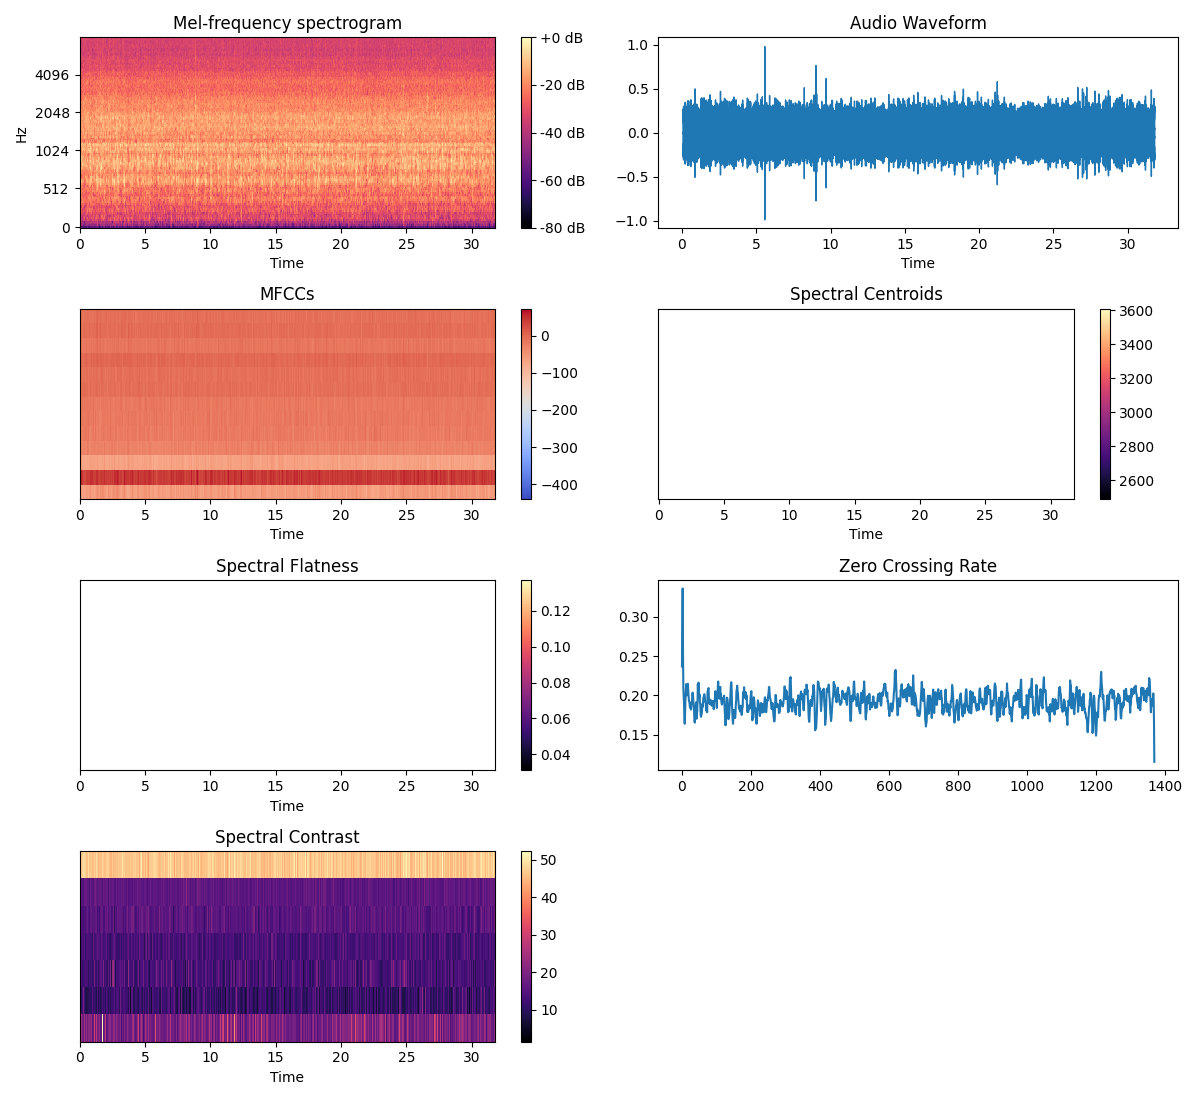

Generate this figure with Python:
import numpy as np
import librosa
import librosa.display
import matplotlib.pyplot as plt

# 加载音频文件
audio_path = 'D:/Content_Secu/task2/xm2512.wav'
y, sr = librosa.load(audio_path)

# 计算声谱图
S = librosa.feature.melspectrogram(y=y, sr=sr, n_mels=128, fmax=8000)
S_dB = librosa.power_to_db(S, ref=np.max)

# 计算MFCCs
mfccs = librosa.feature.mfcc(y=y, sr=sr, n_mfcc=13)

# 计算频谱质心
spectral_centroids = librosa.feature.spectral_centroid(y=y, sr=sr)

# 计算频谱平坦度
spectral_flatness = librosa.feature.spectral_flatness(y=y)

# 计算过零率
zero_crossing_rate = librosa.feature.zero_crossing_rate(y)

# 计算声谱能量
spectral_bandwidth = librosa.feature.spectral_bandwidth(y=y, sr=sr)

# 计算声谱对比度
spectral_contrast = librosa.feature.spectral_contrast(y=y, sr=sr)

# 计算声谱滚降点
spectral_rolloff = librosa.feature.spectral_rolloff(y=y, sr=sr)

# 绘图展示特征
plt.figure(figsize=(12, 11))

# 绘制声谱图
plt.subplot(4, 2, 1)
librosa.display.specshow(S_dB, sr=sr, x_axis='time', y_axis='mel', fmax=8000)
plt.colorbar(format='%+2.0f dB')
plt.title('Mel-frequency spectrogram')

# 绘制波形
plt.subplot(4, 2, 2)
librosa.display.waveshow(y, sr=sr)
plt.title('Audio Waveform')

# 绘制MFCCs
plt.subplot(4, 2, 3)
librosa.display.specshow(mfccs, sr=sr, x_axis='time')
plt.colorbar()
plt.title('MFCCs')

# 绘制频谱质心
plt.subplot(4, 2, 4)
librosa.display.specshow(spectral_centroids, sr=sr, x_axis='time')
plt.colorbar()
plt.title('Spectral Centroids')

# 绘制频谱平坦度
plt.subplot(4, 2, 5)
librosa.display.specshow(spectral_flatness, x_axis='time')
plt.colorbar()
plt.title('Spectral Flatness')

# 绘制过零率
plt.subplot(4, 2, 6)
plt.plot(zero_crossing_rate[0])
plt.title('Zero Crossing Rate')

# 绘制声谱对比度
plt.subplot(4, 2, 7)
librosa.display.specshow(spectral_contrast, sr=sr, x_axis='time')
plt.colorbar()
plt.title('Spectral Contrast')

plt.tight_layout()
plt.savefig('1.png')
plt.show()
